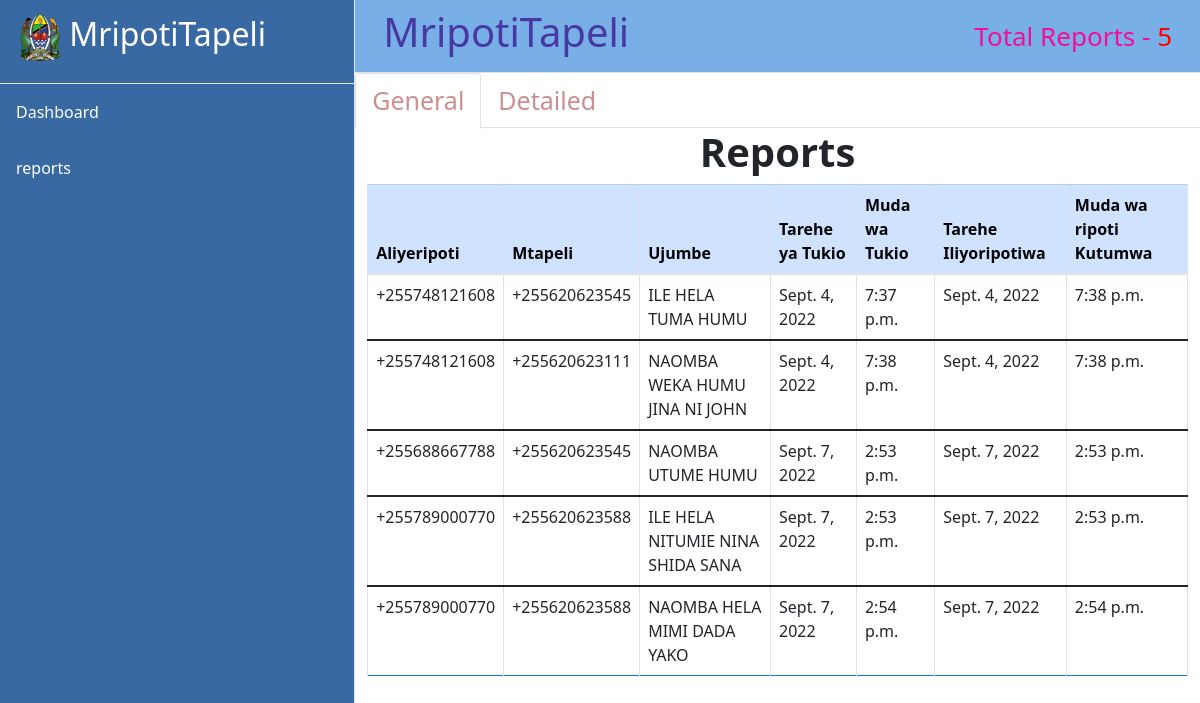
The page / on the database its author committed.
### dashboard/models.py (models this page shows, shortened)
class Info(models.Model):
    info_id = models.AutoField(primary_key=True)
    reporter_id = models.ForeignKey(Reporter, related_name='r_reporter_id', on_delete=models.CASCADE)
    scammer_number = models.ManyToManyField(Scammer, related_name='r_scammer_number')
    contained_sms = models.TextField()
    sms_date = models.DateField()
    sms_time = models.TimeField()
    date_reported = models.DateField(auto_now_add=True)
    time_reported = models.TimeField(auto_now_add=True)

class Reporter(models.Model):
    reporter_id = models.AutoField(primary_key=True)
    reporter_number = PhoneNumberField(blank=False, null=False, unique=True)
    def __str__(self):
        return str(self.reporter_number)

class Scammer(models.Model):
    class Meta:
        unique_together = ('reporter_id', 'scammer_number')
    reporter_id = models.ForeignKey(Reporter, related_name='S_reporter_id', on_delete=models.CASCADE)
    scammer_id = models.AutoField(primary_key=True)
    scammer_number = PhoneNumberField()

### dashboard/views.py (the view)
# urls.py: path('', views.dash_board, name='Home'),
def dash_board(request):
    reporter = Reporter.objects.all()
    scammer = Scammer.objects.all()
    total_reports = reporter.count()
    ripoti = Info.objects.all()
    context = {
        'reporter': reporter,
        'scammer': scammer,
        'ripoti': ripoti,
        'total_reports': total_reports
    }
    return render(request, 'dashboard/dash_board.html', context)

### templates/dashboard/dash_board.html
{% extends 'dashboard/base.html' %}

### templates/dashboard/navbar.html
{% load static %}
  <div class="d-flex" id="wrapper">
            <div class="border-end" id="sidebar-wrapper">
                <div class="sidebar-heading border-bottom text-white">
                   <h2> <img src="{% static 'image/nembo.png' %}" alt="Nembo ya Taifa" class="" width="13%">
                    MripotiTapeli</h2></div>
                <div class="list-group list-group-flush">
                    <a class="list-group-item list-group-item-action list-group-item-light p-3" disabled="Yes" href="#!">Dashboard</a>
                    <a class="list-group-item list-group-item-action list-group-item-light p-3 text-white" >reports</a>
                </div>
            </div>
            <div id="page-content-wrapper">
                <nav class="navbar navbar-expand-lg navbar-light border-bottom">
                    <div class="container-fluid">
                       <h1 id="Mripotii">MripotiTapeli</h1>
                        <div id="jumla">Total Reports - <span style="color:red;">{{total_reports}}</span></div>
                    </div>
                </nav>
                <ul class="nav nav-tabs">
                      <li class="nav-item">
                        <a class="nav-link active" href="#">General</a>
                      </li>
                      <li class="nav-item">
                        <a class="nav-link" href="reports">Detailed</a>
                      </li>
                    </ul>
                <div class="container-fluid">
                <h1 style="text-align: center;"><strong>Reports</strong></h1>
                <table class="table  table-bordered border-primary">
                <thead >
                    <tr class="table-primary">
                        <th scope="col">Aliyeripoti</th>
                        <th scope="col">Mtapeli</th>
                        <th scope="col">Ujumbe</th>
                        <th scope="col">Tarehe ya Tukio</th>
                        <th scope="col">Muda wa Tukio</th>
                        <th scope="col">Tarehe Iliyoripotiwa</th>
                        <th scope="col">Muda wa ripoti Kutumwa</th>
                    </tr>
                </thead>
                     {% for i in ripoti %}
                <tbody >
                    <tr>
                            <td>{{ i.reporter_id }}</td>
                            {% for x in i.scammer_number.all %}
                            <td>{{ x.scammer_number }}</td>
                            {% endfor %}
                            <td>{{ i.contained_sms }}</td>
                            <td>{{ i.sms_date }}</td>
                            <td>{{ i.sms_time }}</td>
                            <td>{{ i.date_reported }}</td>
                            <td>{{ i.time_reported }}</td>
                    </tr>
                </tbody>
                {% endfor %}
            </table>
            </div>
            </div>
        </div>

### rows shown on the page
Info: reporter_id "+255748121608", contained_sms "ILE HELA TUMA HUMU", sms_date "Sept. 4, 2022", sms_time "7:37 p.m.", date_reported "Sept. 4, 2022", time_reported "7:38 p.m."
Scammer: scammer_number "+255620623545"
Info: reporter_id "+255748121608", contained_sms "NAOMBA WEKA HUMU JINA NI JOHN", sms_date "Sept. 4, 2022", sms_time "7:38 p.m.", date_reported "Sept. 4, 2022", time_reported "7:38 p.m."
Scammer: scammer_number "+255620623111"
Info: reporter_id "+255688667788", contained_sms "NAOMBA UTUME HUMU", sms_date "Sept. 7, 2022", sms_time "2:53 p.m.", date_reported "Sept. 7, 2022", time_reported "2:53 p.m."
Info: reporter_id "+255789000770", contained_sms "ILE HELA NITUMIE NINA SHIDA SANA", sms_date "Sept. 7, 2022", sms_time "2:53 p.m.", date_reported "Sept. 7, 2022", time_reported "2:53 p.m."
Scammer: scammer_number "+255620623588"
Info: reporter_id "+255789000770", contained_sms "NAOMBA HELA MIMI DADA YAKO", sms_date "Sept. 7, 2022", sms_time "2:54 p.m.", date_reported "Sept. 7, 2022", time_reported "2:54 p.m."

### other values the page prints
{{ total_reports }} "5"
